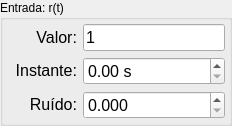
            <widget class="QGroupBox" name="groupBoxRt">
             <property name="minimumSize">
              <size>
               <width>220</width>
               <height>0</height>
              </size>
             </property>
             <property name="maximumSize">
              <size>
               <width>250</width>
               <height>16777215</height>
              </size>
             </property>
             <property name="toolTip">
              <string>Parâmetros da entrada de referência</string>
             </property>
             <property name="title">
              <string>Entrada: r(t)</string>
             </property>
             <layout class="QGridLayout" name="gridLayout_4">
              <property name="leftMargin">
               <number>4</number>
              </property>
              <property name="topMargin">
               <number>4</number>
              </property>
              <property name="rightMargin">
               <number>4</number>
              </property>
              <property name="bottomMargin">
               <number>4</number>
              </property>
              <item row="0" column="0">
               <widget class="QLabel" name="labelRvalue">
                <property name="sizePolicy">
                 <sizepolicy hsizetype="Preferred" vsizetype="Preferred">
                  <horstretch>0</horstretch>
                  <verstretch>0</verstretch>
                 </sizepolicy>
                </property>
                <property name="minimumSize">
                 <size>
                  <width>70</width>
                  <height>0</height>
                 </size>
                </property>
                <property name="maximumSize">
                 <size>
                  <width>70</width>
                  <height>25</height>
                 </size>
                </property>
                <property name="font">
                 <font>
                  <pointsize>12</pointsize>
                 </font>
                </property>
                <property name="text">
                 <string>Valor:</string>
                </property>
                <property name="alignment">
                 <set>Qt::AlignRight|Qt::AlignTrailing|Qt::AlignVCenter</set>
                </property>
               </widget>
              </item>
              <item row="0" column="1">
               <widget class="QLineEdit" name="lineEditRvalue">
                <property name="sizePolicy">
                 <sizepolicy hsizetype="Expanding" vsizetype="Minimum">
                  <horstretch>0</horstretch>
                  <verstretch>0</verstretch>
                 </sizepolicy>
                </property>
                <property name="minimumSize">
                 <size>
                  <width>0</width>
                  <height>25</height>
                 </size>
                </property>
                <property name="maximumSize">
                 <size>
                  <width>16777215</width>
                  <height>35</height>
                 </size>
                </property>
                <property name="font">
                 <font>
                  <pointsize>12</pointsize>
                 </font>
                </property>
                <property name="toolTip">
                 <string>Valor do degrau ou função do tempo da entrada</string>
                </property>
                <property name="text">
                 <string notr="true">1</string>
                </property>
               </widget>
              </item>
              <item row="1" column="0">
               <widget class="QLabel" name="labelRtime">
                <property name="sizePolicy">
                 <sizepolicy hsizetype="Preferred" vsizetype="Preferred">
                  <horstretch>0</horstretch>
                  <verstretch>0</verstretch>
                 </sizepolicy>
                </property>
                <property name="minimumSize">
                 <size>
                  <width>70</width>
                  <height>0</height>
                 </size>
                </property>
                <property name="maximumSize">
                 <size>
                  <width>70</width>
                  <height>25</height>
                 </size>
                </property>
                <property name="font">
                 <font>
                  <pointsize>12</pointsize>
                 </font>
                </property>
                <property name="text">
                 <string>Instante:</string>
                </property>
                <property name="alignment">
                 <set>Qt::AlignRight|Qt::AlignTrailing|Qt::AlignVCenter</set>
                </property>
               </widget>
              </item>
              <item row="1" column="1">
               <widget class="QDoubleSpinBox" name="doubleSpinBoxRtime">
                <property name="sizePolicy">
                 <sizepolicy hsizetype="Expanding" vsizetype="Minimum">
                  <horstretch>0</horstretch>
                  <verstretch>0</verstretch>
                 </sizepolicy>
                </property>
                <property name="minimumSize">
                 <size>
                  <width>0</width>
                  <height>25</height>
                 </size>
                </property>
                <property name="maximumSize">
                 <size>
                  <width>16777215</width>
                  <height>35</height>
                 </size>
                </property>
                <property name="font">
                 <font>
                  <pointsize>12</pointsize>
                  <weight>50</weight>
                  <bold>false</bold>
                 </font>
                </property>
                <property name="toolTip">
                 <string>Instante de tempo em que a entrada será aplicada</string>
                </property>
                <property name="suffix">
                 <string notr="true"> s</string>
                </property>
                <property name="minimum">
                 <double>0.000000000000000</double>
                </property>
                <property name="maximum">
                 <double>10.000000000000000</double>
                </property>
                <property name="value">
                 <double>0.000000000000000</double>
                </property>
               </widget>
              </item>
              <item row="2" column="0">
               <widget class="QLabel" name="labelRnoise">
                <property name="sizePolicy">
                 <sizepolicy hsizetype="Preferred" vsizetype="Preferred">
                  <horstretch>0</horstretch>
                  <verstretch>0</verstretch>
                 </sizepolicy>
                </property>
                <property name="minimumSize">
                 <size>
                  <width>70</width>
                  <height>0</height>
                 </size>
                </property>
                <property name="maximumSize">
                 <size>
                  <width>70</width>
                  <height>25</height>
                 </size>
                </property>
                <property name="font">
                 <font>
                  <pointsize>12</pointsize>
                 </font>
                </property>
                <property name="text">
                 <string>Ruído:</string>
                </property>
                <property name="alignment">
                 <set>Qt::AlignRight|Qt::AlignTrailing|Qt::AlignVCenter</set>
                </property>
               </widget>
              </item>
              <item row="2" column="1">
               <widget class="QDoubleSpinBox" name="doubleSpinBoxRnoise">
                <property name="sizePolicy">
                 <sizepolicy hsizetype="Expanding" vsizetype="Minimum">
                  <horstretch>0</horstretch>
                  <verstretch>0</verstretch>
                 </sizepolicy>
                </property>
                <property name="minimumSize">
                 <size>
                  <width>0</width>
                  <height>25</height>
                 </size>
                </property>
                <property name="maximumSize">
                 <size>
                  <width>16777215</width>
                  <height>35</height>
                 </size>
                </property>
                <property name="font">
                 <font>
                  <pointsize>12</pointsize>
                  <weight>50</weight>
                  <bold>false</bold>
                 </font>
                </property>
                <property name="toolTip">
                 <string>Desvio padrão do ruído a ser aplicado na entrada r(t)</string>
                </property>
                <property name="decimals">
                 <number>3</number>
                </property>
                <property name="minimum">
                 <double>0.000000000000000</double>
                </property>
                <property name="maximum">
                 <double>10.000000000000000</double>
                </property>
                <property name="singleStep">
                 <double>0.005000000000000</double>
                </property>
                <property name="value">
                 <double>0.000000000000000</double>
                </property>
               </widget>
              </item>
             </layout>
            </widget>
